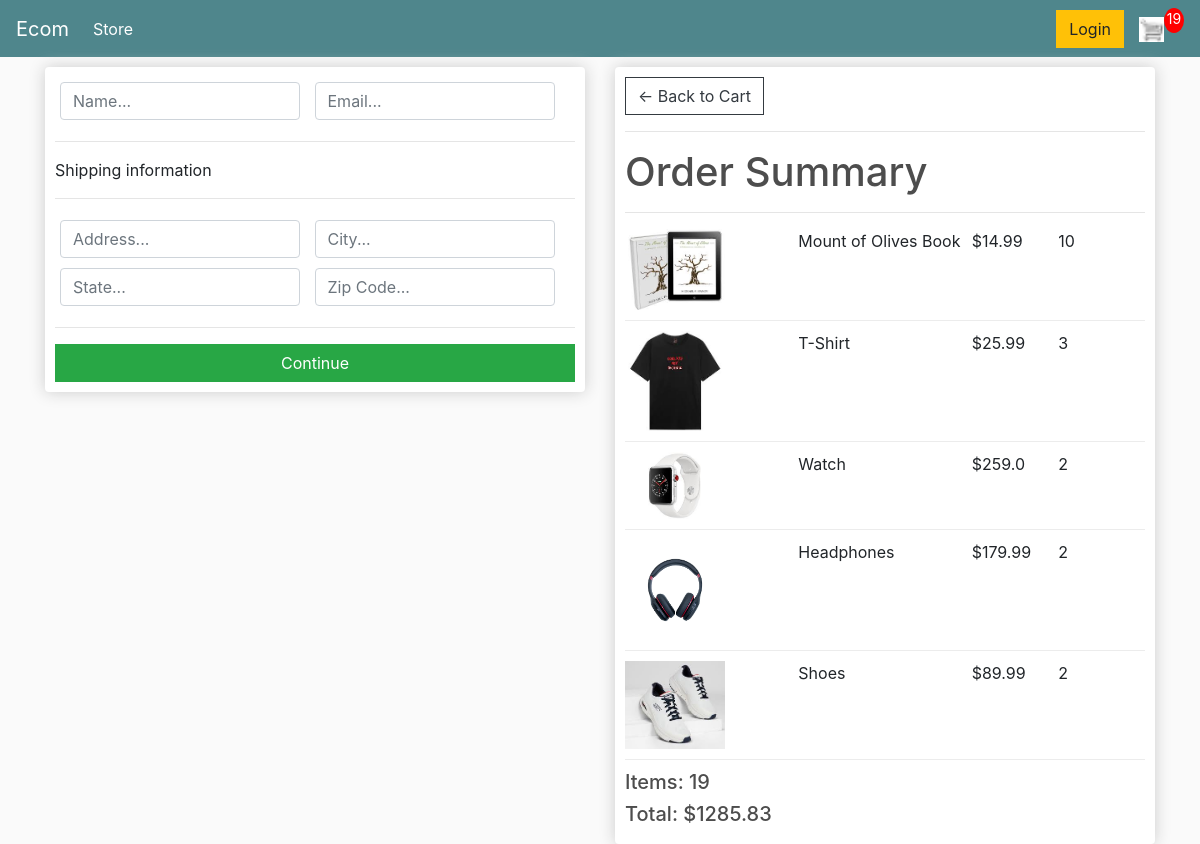
Screenshot of /checkout/ (signed in) with the database file from the repository.
### store/models.py (models this page shows, shortened)
class OrderItem(models.Model):
    product = models.ForeignKey(Product, on_delete=models.SET_NULL,null= True)
    order = models.ForeignKey(Order, on_delete=models.SET_NULL,null=True)
    quantity = models.IntegerField(default=0,null=True,blank=True)
    date_added = models.DateTimeField(auto_now_add=True)
    @property
    def get_total(self):
        total = self.product.price * self.quantity
        return total

class Product(models.Model):
    name = models.CharField(max_length=200, null=True, blank=True)
    price = models.FloatField()
    digital = models.BooleanField(default=False, null=True, blank=False)
    image = models.ImageField(null=True, blank=True)
    @property
    def imageURL(self):
        try:
            url = self.image.url
        except:
            url = ''
        return url

class Order(models.Model):
    customer = models.ForeignKey(Customer, on_delete=models.CASCADE, null=True)
    date_created = models.DateTimeField(auto_now_add=True)
    complete = models.BooleanField(default=False)
    transaction = models.CharField(max_length=200, null=True)
    @property
    def get_cart_total(self):
        orderitems = self.orderitem_set.all()
        total = sum([item.get_total for item in orderitems])
        return total
    @property
    def get_cart_items(self):
        orderitems = self.orderitem_set.all()
        total = sum([item.quantity for item in orderitems])
        return total

### store/views.py (the view)
# urls.py: path('checkout/',checkout, name='checkout'),
def checkout(request):
    if request.user.is_authenticated:
        customer = request.user.customer
        order, created = Order.objects.get_or_create(customer=customer, complete = False)
        items = order.orderitem_set.all()
        cartItems = order.get_cart_items
    else:
        items = []
        order = {'get_cart_total':0, 'get_cart_items':0}
        cartItems = order['get_cart_items']
    context = {'items': items, 'order':order, 'cartItems': cartItems}
    return render(request, 'store/Checkout.html', context)

### store/templates/store/Checkout.html (shortened to what this page needs)
{% extends 'store/Main.html' %}
{% load static %}
{% block content %}
    <div class="row">
        <div class="col-lg-6">
            <div class="box-element" id="form-wrapper">
                <form action="" id="form">
                    <div id="user-infor">
                        <div class="form-field">
                            <input required class="form-control" type="text" name="name" placeholder="Name...">
                        </div>
                        <div class="form-field">
                            <input required class="form-control" type="email" name="email" placeholder="Email...">
                        </div>
                    </div>
                    <div id="shipping-infor">
                        <hr>
                        <p>Shipping information</p>
                        <hr>
                        <div class="form-field">
                            <input required class="form-control" type="text" name="address" placeholder="Address...">
                        </div>
                        <div class="form-field">
                            <input required class="form-control" type="text" name="city" placeholder="City...">
                        </div>
                        <div class="form-field">
                            <input required class="form-control" type="text" name="state" placeholder="State...">
                        </div>
                        <div class="form-field">
                            <input required class="form-control" type="text" name="zip code" placeholder="Zip Code...">
                        </div>
                    </div>
                </form>
                <hr>
                <input type="submit" id="form-buttom" class="btn btn-success btn-block" value="Continue" >
            </div>
            <br>
        </div>
        <div class="col-lg-6">
            <div class="box-element">
                <a class="btn btn-outline-dark" href="{% url 'store:cart' %}">&#x2190; Back to Cart</a>
                <br>
                <hr>
                <h1>Order Summary</h1>
                <hr>
                {% for item in items %}
                <div class="cart-row">
                    <div style="flex:2"><img src="{{item.product.imageURL}}" alt="" class="row-image"></div>
                    <div style="flex:2">{{item.product.name}}</div>
                    <div style="flex:1">${{item.product.price}}</div>
                    <div style="flex:1">{{item.quantity}}</div>
                </div>
                {% endfor %}
                <h5>Items: {{order.get_cart_items}}</h5>
                <h5>Total: ${{order.get_cart_total | floatformat:2}}</h5>
            </div>
        </div>
    </div>
{% endblock content %}

### store/static/css/main.css (style rules this page uses)
body { background-color: hsl(0, 0%, 98%); }
h1,h2,h3,h4,h5,h6 { color:hsl(0, 0%, 30%); }
.box-element { box-shadow:hsl(0, 0%, 80%) 0 0 16px; background-color: #fff; border-radius: 4px; padding: 10px; }
.col-lg-4, .col-lg-6, .col-lg-8, .col-lg-12 { margin-top: 10px; }
.btn { border-radius: 0; }
.row-image { width: 100px; }
.form-field { width:250px; display: inline-block; padding: 5px; }
.cart-row { display: flex; align-items: flex-stretch; padding-bottom: 10px; margin-bottom: 10px; border-bottom: 1px solid #ececec; }

### rows the page displays
OrderItem: product.imageURL (picture), product.name "Mount of Olives Book", product.price "14.99", quantity "10"
OrderItem: product.imageURL (picture), product.name "T-Shirt", product.price "25.99", quantity "3"
OrderItem: product.imageURL (picture), product.name "Watch", product.price "259.0", quantity "2"
OrderItem: product.imageURL (picture), product.name "Headphones", product.price "179.99", quantity "2"
OrderItem: product.imageURL (picture), product.name "Shoes", product.price "89.99", quantity "2"
Order: get_cart_items "19", get_cart_total "1285.83"

### other values shown
{{ cartItems }} "19"
